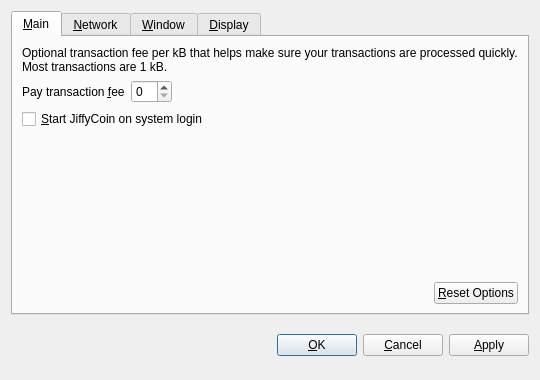
<?xml version="1.0" encoding="UTF-8"?>
<ui version="4.0">
 <class>OptionsDialog</class>
 <widget class="QDialog" name="OptionsDialog">
  <property name="geometry">
   <rect>
    <x>0</x>
    <y>0</y>
    <width>540</width>
    <height>380</height>
   </rect>
  </property>
  <property name="windowTitle">
   <string>Options</string>
  </property>
  <property name="modal">
   <bool>true</bool>
  </property>
  <layout class="QVBoxLayout" name="verticalLayout">
   <item>
    <widget class="QTabWidget" name="tabWidget">
     <property name="tabPosition">
      <enum>QTabWidget::North</enum>
     </property>
     <property name="currentIndex">
      <number>0</number>
     </property>
     <widget class="QWidget" name="tabMain">
      <attribute name="title">
       <string>&amp;Main</string>
      </attribute>
      <layout class="QVBoxLayout" name="verticalLayout_Main">
       <item>
        <widget class="QLabel" name="transactionFeeInfoLabel">
         <property name="text">
          <string>Optional transaction fee per kB that helps make sure your transactions are processed quickly. Most transactions are 1 kB.</string>
         </property>
         <property name="textFormat">
          <enum>Qt::PlainText</enum>
         </property>
         <property name="wordWrap">
          <bool>true</bool>
         </property>
        </widget>
       </item>
       <item>
        <layout class="QHBoxLayout" name="horizontalLayout_1_Main">
         <item>
          <widget class="QLabel" name="transactionFeeLabel">
           <property name="text">
            <string>Pay transaction &amp;fee</string>
           </property>
           <property name="textFormat">
            <enum>Qt::PlainText</enum>
           </property>
           <property name="buddy">
            <cstring>transactionFee</cstring>
           </property>
          </widget>
         </item>
         <item>
          <widget class="BitcoinAmountField" name="transactionFee"/>
         </item>
         <item>
          <spacer name="horizontalSpacer_1_Main">
           <property name="orientation">
            <enum>Qt::Horizontal</enum>
           </property>
           <property name="sizeHint" stdset="0">
            <size>
             <width>40</width>
             <height>20</height>
            </size>
           </property>
          </spacer>
         </item>
        </layout>
       </item>
       <item>
        <widget class="QCheckBox" name="bitcoinAtStartup">
         <property name="toolTip">
          <string>Automatically start JiffyCoin after logging in to the system.</string>
         </property>
         <property name="text">
          <string>&amp;Start JiffyCoin on system login</string>
         </property>
        </widget>
       </item>
       <item>
        <spacer name="verticalSpacer_Main">
         <property name="orientation">
          <enum>Qt::Vertical</enum>
         </property>
         <property name="sizeHint" stdset="0">
          <size>
           <width>20</width>
           <height>40</height>
          </size>
         </property>
        </spacer>
       </item>
       <item>
        <layout class="QHBoxLayout" name="horizontalLayout_2_Main">
         <item>
          <spacer name="horizontalSpacer_2_Main">
           <property name="orientation">
            <enum>Qt::Horizontal</enum>
           </property>
           <property name="sizeHint" stdset="0">
            <size>
             <width>40</width>
             <height>20</height>
            </size>
           </property>
          </spacer>
         </item>
         <item>
          <widget class="QPushButton" name="resetButton">
           <property name="toolTip">
            <string>Reset all client options to default.</string>
           </property>
           <property name="text">
            <string>&amp;Reset Options</string>
           </property>
           <property name="autoDefault">
            <bool>false</bool>
           </property>
          </widget>
         </item>
        </layout>
       </item>
      </layout>
     </widget>
     <widget class="QWidget" name="tabNetwork">
      <attribute name="title">
       <string>&amp;Network</string>
      </attribute>
      <layout class="QVBoxLayout" name="verticalLayout_Network">
       <item>
        <widget class="QCheckBox" name="mapPortUpnp">
         <property name="toolTip">
          <string>Automatically open the JiffyCoin client port on the router. This only works when your router supports UPnP and it is enabled.</string>
         </property>
         <property name="text">
          <string>Map port using &amp;UPnP</string>
         </property>
        </widget>
       </item>
       <item>
        <widget class="QCheckBox" name="connectSocks">
         <property name="toolTip">
          <string>Connect to the JiffyCoin network through a SOCKS proxy (e.g. when connecting through Tor).</string>
         </property>
         <property name="text">
          <string>&amp;Connect through SOCKS proxy:</string>
         </property>
        </widget>
       </item>
       <item>
        <layout class="QHBoxLayout" name="horizontalLayout_Network">
         <item>
          <widget class="QLabel" name="proxyIpLabel">
           <property name="text">
            <string>Proxy &amp;IP:</string>
           </property>
           <property name="textFormat">
            <enum>Qt::PlainText</enum>
           </property>
           <property name="buddy">
            <cstring>proxyIp</cstring>
           </property>
          </widget>
         </item>
         <item>
          <widget class="QValidatedLineEdit" name="proxyIp">
           <property name="maximumSize">
            <size>
             <width>140</width>
             <height>16777215</height>
            </size>
           </property>
           <property name="toolTip">
            <string>IP address of the proxy (e.g. 127.0.0.1)</string>
           </property>
          </widget>
         </item>
         <item>
          <widget class="QLabel" name="proxyPortLabel">
           <property name="text">
            <string>&amp;Port:</string>
           </property>
           <property name="textFormat">
            <enum>Qt::PlainText</enum>
           </property>
           <property name="buddy">
            <cstring>proxyPort</cstring>
           </property>
          </widget>
         </item>
         <item>
          <widget class="QLineEdit" name="proxyPort">
           <property name="maximumSize">
            <size>
             <width>55</width>
             <height>16777215</height>
            </size>
           </property>
           <property name="toolTip">
            <string>Port of the proxy (e.g. 9050)</string>
           </property>
          </widget>
         </item>
         <item>
          <widget class="QLabel" name="socksVersionLabel">
           <property name="text">
            <string>SOCKS &amp;Version:</string>
           </property>
           <property name="textFormat">
            <enum>Qt::PlainText</enum>
           </property>
           <property name="buddy">
            <cstring>socksVersion</cstring>
           </property>
          </widget>
         </item>
         <item>
          <widget class="QValueComboBox" name="socksVersion">
           <property name="toolTip">
            <string>SOCKS version of the proxy (e.g. 5)</string>
           </property>
          </widget>
         </item>
         <item>
          <spacer name="horizontalSpacer_Network">
           <property name="orientation">
            <enum>Qt::Horizontal</enum>
           </property>
           <property name="sizeHint" stdset="0">
            <size>
             <width>40</width>
             <height>20</height>
            </size>
           </property>
          </spacer>
         </item>
        </layout>
       </item>
       <item>
        <spacer name="verticalSpacer_Network">
         <property name="orientation">
          <enum>Qt::Vertical</enum>
         </property>
         <property name="sizeHint" stdset="0">
          <size>
           <width>20</width>
           <height>40</height>
          </size>
         </property>
        </spacer>
       </item>
      </layout>
     </widget>
     <widget class="QWidget" name="tabWindow">
      <attribute name="title">
       <string>&amp;Window</string>
      </attribute>
      <layout class="QVBoxLayout" name="verticalLayout_Window">
       <item>
        <widget class="QCheckBox" name="minimizeToTray">
         <property name="toolTip">
          <string>Show only a tray icon after minimizing the window.</string>
         </property>
         <property name="text">
          <string>&amp;Minimize to the tray instead of the taskbar</string>
         </property>
        </widget>
       </item>
       <item>
        <widget class="QCheckBox" name="minimizeOnClose">
         <property name="toolTip">
          <string>Minimize instead of exit the application when the window is closed. When this option is enabled, the application will be closed only after selecting Quit in the menu.</string>
         </property>
         <property name="text">
          <string>M&amp;inimize on close</string>
         </property>
        </widget>
       </item>
       <item>
        <spacer name="verticalSpacer_Window">
         <property name="orientation">
          <enum>Qt::Vertical</enum>
         </property>
         <property name="sizeHint" stdset="0">
          <size>
           <width>20</width>
           <height>40</height>
          </size>
         </property>
        </spacer>
       </item>
      </layout>
     </widget>
     <widget class="QWidget" name="tabDisplay">
      <attribute name="title">
       <string>&amp;Display</string>
      </attribute>
      <layout class="QVBoxLayout" name="verticalLayout_Display">
       <item>
        <layout class="QHBoxLayout" name="horizontalLayout_1_Display">
         <item>
          <widget class="QLabel" name="langLabel">
           <property name="text">
            <string>User Interface &amp;language:</string>
           </property>
           <property name="textFormat">
            <enum>Qt::PlainText</enum>
           </property>
           <property name="buddy">
            <cstring>lang</cstring>
           </property>
          </widget>
         </item>
         <item>
          <widget class="QValueComboBox" name="lang">
           <property name="toolTip">
            <string>The user interface language can be set here. This setting will take effect after restarting JiffyCoin.</string>
           </property>
          </widget>
         </item>
        </layout>
       </item>
       <item>
        <layout class="QHBoxLayout" name="horizontalLayout_2_Display">
         <item>
          <widget class="QLabel" name="unitLabel">
           <property name="text">
            <string>&amp;Unit to show amounts in:</string>
           </property>
           <property name="textFormat">
            <enum>Qt::PlainText</enum>
           </property>
           <property name="buddy">
            <cstring>unit</cstring>
           </property>
          </widget>
         </item>
         <item>
          <widget class="QValueComboBox" name="unit">
           <property name="toolTip">
            <string>Choose the default subdivision unit to show in the interface and when sending coins.</string>
           </property>
          </widget>
         </item>
        </layout>
       </item>
       <item>
        <widget class="QCheckBox" name="displayAddresses">
         <property name="toolTip">
          <string>Whether to show JiffyCoin addresses in the transaction list or not.</string>
         </property>
         <property name="text">
          <string>&amp;Display addresses in transaction list</string>
         </property>
        </widget>
       </item>
       <item>
        <spacer name="verticalSpacer_Display">
         <property name="orientation">
          <enum>Qt::Vertical</enum>
         </property>
         <property name="sizeHint" stdset="0">
          <size>
           <width>20</width>
           <height>40</height>
          </size>
         </property>
        </spacer>
       </item>
      </layout>
     </widget>
    </widget>
   </item>
   <item>
    <layout class="QHBoxLayout" name="horizontalLayout_Buttons">
     <item>
      <spacer name="horizontalSpacer_1">
       <property name="orientation">
        <enum>Qt::Horizontal</enum>
       </property>
       <property name="sizeHint" stdset="0">
        <size>
         <width>40</width>
         <height>48</height>
        </size>
       </property>
      </spacer>
     </item>
     <item>
      <widget class="QLabel" name="statusLabel">
       <property name="font">
        <font>
         <weight>75</weight>
         <bold>true</bold>
        </font>
       </property>
       <property name="text">
        <string/>
       </property>
       <property name="textFormat">
        <enum>Qt::PlainText</enum>
       </property>
       <property name="wordWrap">
        <bool>true</bool>
       </property>
      </widget>
     </item>
     <item>
      <spacer name="horizontalSpacer_2">
       <property name="orientation">
        <enum>Qt::Horizontal</enum>
       </property>
       <property name="sizeHint" stdset="0">
        <size>
         <width>40</width>
         <height>48</height>
        </size>
       </property>
      </spacer>
     </item>
     <item>
      <widget class="QPushButton" name="okButton">
       <property name="text">
        <string>&amp;OK</string>
       </property>
      </widget>
     </item>
     <item>
      <widget class="QPushButton" name="cancelButton">
       <property name="text">
        <string>&amp;Cancel</string>
       </property>
       <property name="autoDefault">
        <bool>false</bool>
       </property>
      </widget>
     </item>
     <item>
      <widget class="QPushButton" name="applyButton">
       <property name="text">
        <string>&amp;Apply</string>
       </property>
       <property name="autoDefault">
        <bool>false</bool>
       </property>
      </widget>
     </item>
    </layout>
   </item>
  </layout>
 </widget>
 <customwidgets>
  <customwidget>
   <class>BitcoinAmountField</class>
   <extends>QSpinBox</extends>
   <header>bitcoinamountfield.h</header>
  </customwidget>
  <customwidget>
   <class>QValueComboBox</class>
   <extends>QComboBox</extends>
   <header>qvaluecombobox.h</header>
  </customwidget>
  <customwidget>
   <class>QValidatedLineEdit</class>
   <extends>QLineEdit</extends>
   <header>qvalidatedlineedit.h</header>
  </customwidget>
 </customwidgets>
 <resources/>
 <connections/>
</ui>
